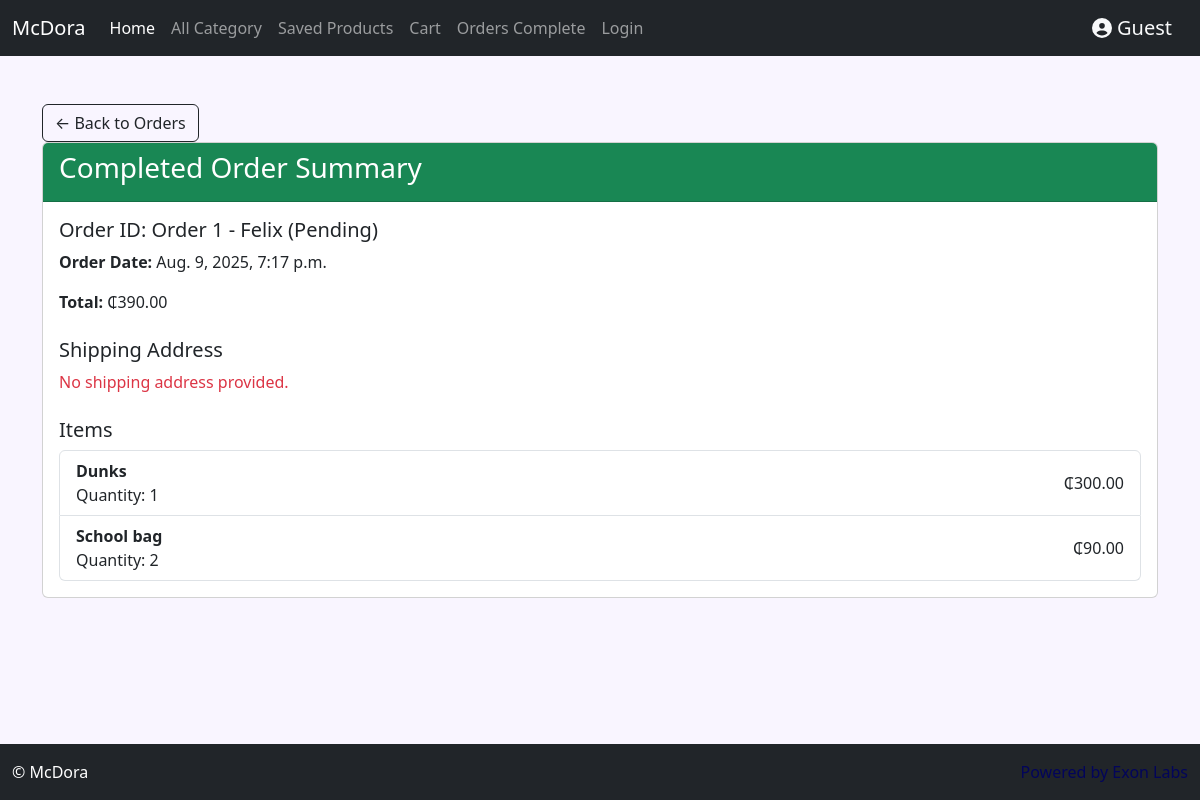
The app's page /order_detail/1/, older data.
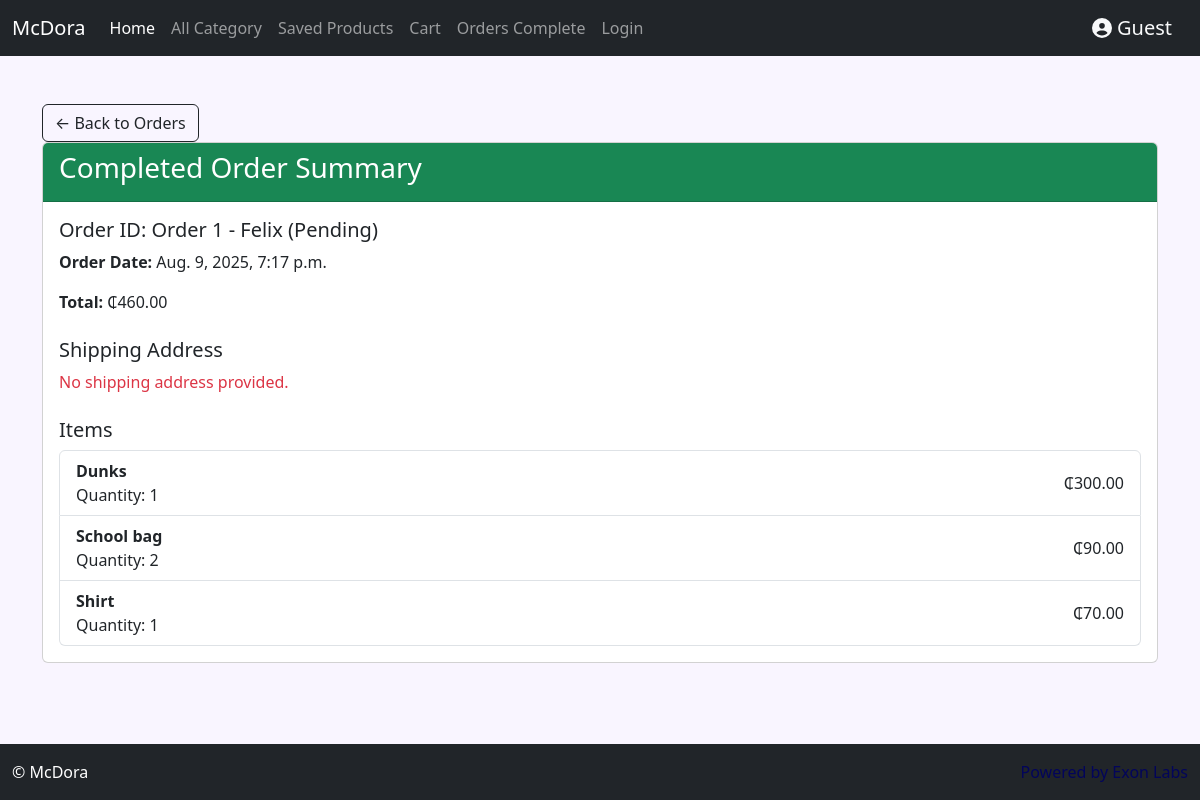
The same page, newer data.
### store/models.py (models this page shows, shortened)
class Order(models.Model):
    cart = models.OneToOneField('Cart', on_delete=models.CASCADE)  # one cart becomes one order
    customer = models.ForeignKey(User, on_delete=models.CASCADE)
    payment = models.ForeignKey(Transaction, on_delete=models.SET_NULL, null=True)  # Paystack or other payment reference
    shipping_address = models.ForeignKey('ShippingAddress', on_delete=models.SET_NULL, null=True, blank=True)
    status = models.ForeignKey(OrderStatus, on_delete=models.SET_NULL, null=True)  # linked to OrderStatus
    created_at = models.DateTimeField(auto_now_add=True)
    updated_at = models.DateTimeField(auto_now=True)
    @property
    def total_price(self):
        return self.cart.cart_total_price
    def __str__(self):
        return f"Order {self.id} - {self.customer.username} ({self.status})"

class Cart(models.Model):
    created_at = models.DateTimeField(auto_now_add=True)
    complete = models.BooleanField(default=False)
    customer = models.ForeignKey('Customer', on_delete=models.CASCADE, null=True, blank=True)
    @property
    def cart_total_price(self):
        return sum(item.item_total_price for item in self.cartitem_set.all())

class CartItem(models.Model):
    product = models.ForeignKey(Product, on_delete=models.CASCADE, null=True)
    cart = models.ForeignKey(Cart, on_delete=models.CASCADE, null=True)
    quantity = models.IntegerField(default=0, null=True)
    @property
    def item_total_price(self):
        return self.product.price * self.quantity

class Product(models.Model):
    name = models.CharField(max_length=100, null=True)
    description = models.TextField(null=True)
    category = models.ForeignKey(Category, on_delete=models.SET_NULL, related_name='products', null=True)
    brand = models.ForeignKey(Brand, on_delete=models.SET_NULL, related_name='products', null=True)
    product_status = models.ForeignKey(ProductStatus, on_delete=models.SET_NULL, null=True)
    image = models.ImageField(upload_to= 'products/', null=True, blank=True)
    product_document = models.ForeignKey(ProductDocument, on_delete=models.SET_NULL, null=True, blank=True)
    price = models.DecimalField(max_digits=10, decimal_places=2, null=True)
    date_created = models.DateTimeField(auto_now_add=True, null=True)
    creator = models.ForeignKey(User, on_delete=models.SET_NULL, null=True)

class OrderStatus(models.Model):
    status = models.CharField(max_length=50, unique=True)
    created_date = models.DateTimeField(auto_now_add=True)
    def __str__(self):
        return self.status

### store/views.py (the view)
# urls.py: path('order_detail/<int:id>/', views.order_detail, name='order_detail'),
def order_detail(request, id):
    order = get_object_or_404(Order, id=id)
    items = CartItem.objects.select_related('product').filter(cart=order.cart)
    context = {'order': order, 'items': items}
    return render(request, 'order_detail.html', context)

### store/templates/order_detail.html (shortened to what this page needs)
{% extends 'base.html' %}
{% block content %}
<div class="container mt-5">
    <a class="btn btn-outline-dark" href="{% url 'orders' %}">&#x2190; Back to Orders</a>
  <div class="card">
    <div class="card-header bg-success text-white">
      <h3>Completed Order Summary</h3>
    </div>
    <div class="card-body">
      {% if order %}
        <h5 class="card-title">Order ID: {{ order }}</h5>
        <p class="card-text"><strong>Order Date:</strong> {{ order.created_at }}</p>
        <p class="card-text"><strong>Total:</strong> ₵{{ order.total_price }}</p>
        <h5 class="mt-4">Shipping Address</h5>
        {% if shipping_address %}
          <p>{{ shipping_address.address }}</p>
          <p>{{ shipping_address.city }}, {{ shipping_address.zipcode }}</p>
          <p>{{ shipping_address.country }}</p>
        {% else %}
          <p class="text-danger">No shipping address provided.</p>
        {% endif %}
        <h5 class="mt-4">Items</h5>
        <ul class="list-group">
          {% for item in items %}
            <li class="list-group-item d-flex justify-content-between align-items-center">
              <div>
                <strong>{{ item.product.name }}</strong><br>
                Quantity: {{ item.quantity }}
              </div>
              <span>₵{{ item.item_total_price }}</span>
            </li>
          {% endfor %}
        </ul>
      {% else %}
        <p class="text-muted mt-3">No completed cart found.</p>
      {% endif %}
    </div>
  </div>
</div>
{% endblock %}

Row changes from the older to the newer data that the page shows:
changed Order "Order 1 - Felix (Pending)": total_price "390.00" → "460.00"
added CartItem: product.name "Shirt", quantity "1", item_total_price "70.00"
